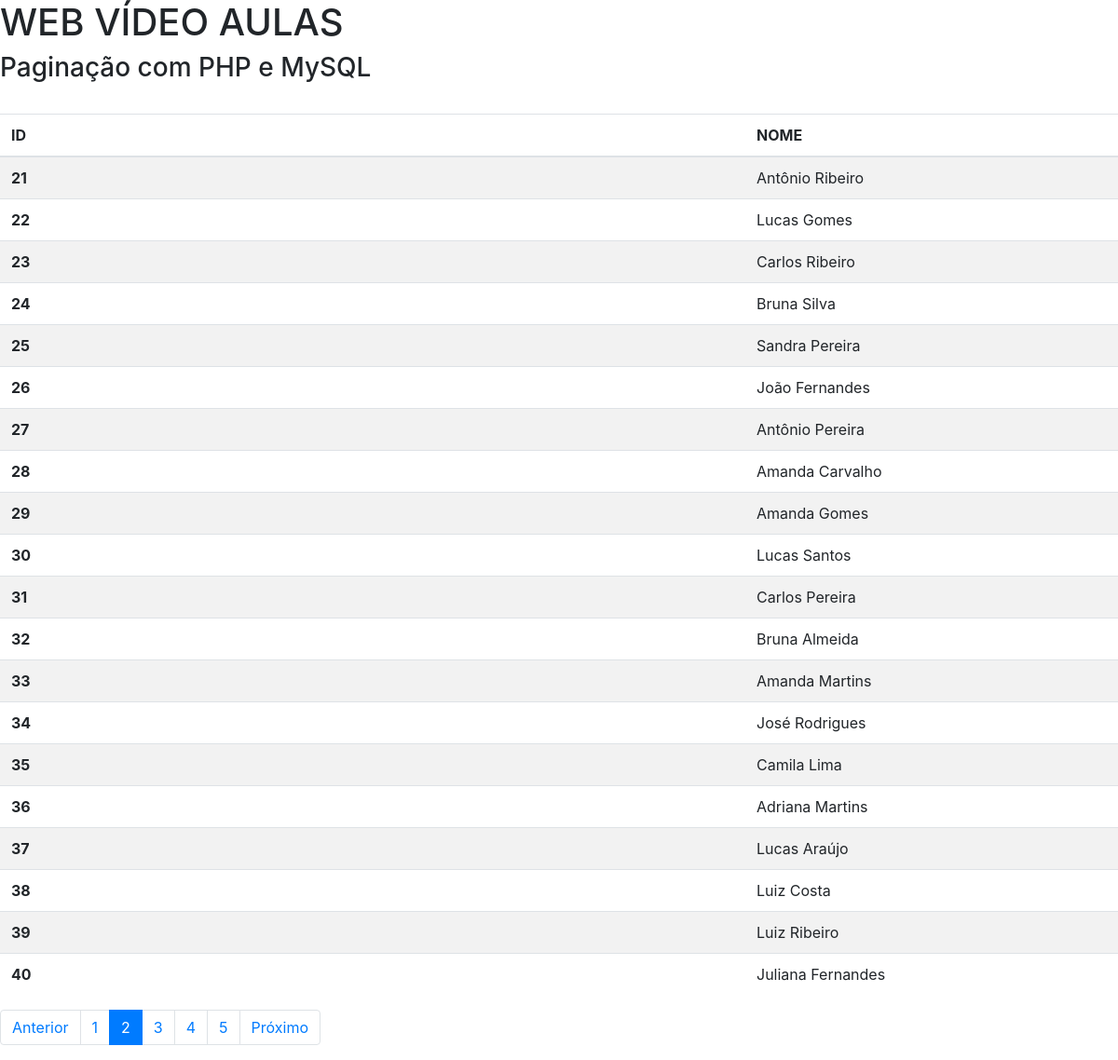
The page /?pagina=2 on the database its author committed.
### tables this page shows
CREATE TABLE `pessoas` (
  `id` int(11) NOT NULL,
  `nome` varchar(100) NOT NULL
);

### index.php (the view, shortened to what this page needs)
<?php
    require_once("./bdconnect.php");
    $pag = (isset($_GET['pagina']))?$_GET['pagina'] : 1;
    $busca = "SELECT *FROM pessoas";
    $todos = mysqli_query($conn, "$busca");
    $registros = "20";
    $tr = mysqli_num_rows($todos);
    $tp = ceil($tr/$registros);
    $inicio = ($registros*$pag)-$registros;
    $limite = mysqli_query($conn, "$busca LIMIT $inicio, $registros");
    $anterior = $pag -1;
    $proximo = $pag +1;
?>
<html>
    <head lang="pt-br">
        <link rel="stylesheet" href="https://stackpath.bootstrapcdn.com/bootstrap/4.1.3/css/bootstrap.min.css">
    </head>
    <body>
        <h1>WEB VÍDEO AULAS</h1>
        <h3>Paginação com PHP e MySQL</h3>
        <br />
        <table class="table table-striped table-hover table-md">
            <thead>
                <tr >
                    <th scope="col">ID</th>
                    <th class="col-sm-4" scope="col">NOME</th>
                </tr>
            </thead>
            <tbody>
                <?php
                while($dados = mysqli_fetch_array($limite)){
                    $id = $dados['id'];
                    $nome = $dados['nome'];
                ?>
                <tr>
                    <th scope="row"><?=$id?></th>
                    <td><?=$nome?></td>
                </tr>
                <?php }?>
            </tbody>
        </table>
        <nav aria-label="Navegação de página exemplo">
            <ul class="pagination">
                <?php
                if($pag >1){
                ?>
                <li class="page-item">
                <a class="page-link" href="?pagina=<?=$anterior;?>" aria-label="Anterior">
                        <span aria-hidden="true">Anterior</span>
                    </a>
                </li>
                <?php }?>
                <?php
                for($i=1; $i<=$tp; $i++){
                    if($pag == $i ){
                        echo "<li class='page-item active'><a class='page-link' href='?pagina=$i'>$i</a></li>";
                    }else{
                        echo "<li class='page-item'><a class='page-link' href='?pagina=$i'>$i</a></li>";
                    }
                }
                ?>
                <?php
                if($pag < $tp){
                ?>
                <li class="page-item">
                    <a class="page-link" href="?pagina=<?=$proximo;?>" aria-label="Próximo">
                        <span aria-hidden="true">Próximo</span>
                    </a>
                </li>
                <?php }?>
            </ul>
        </nav>
    </body>
</html>

### rows shown on the page
pessoas: id "21", nome "Antônio Ribeiro"
pessoas: id "22", nome "Lucas Gomes"
pessoas: id "23", nome "Carlos Ribeiro"
pessoas: id "24", nome "Bruna Silva"
pessoas: id "25", nome "Sandra Pereira"
pessoas: id "26", nome "João Fernandes"
pessoas: id "27", nome "Antônio Pereira"
pessoas: id "28", nome "Amanda Carvalho"
pessoas: id "29", nome "Amanda Gomes"
pessoas: id "30", nome "Lucas Santos"
pessoas: id "31", nome "Carlos Pereira"
pessoas: id "32", nome "Bruna Almeida"
pessoas: id "33", nome "Amanda Martins"
pessoas: id "34", nome "José Rodrigues"
pessoas: id "35", nome "Camila Lima"
pessoas: id "36", nome "Adriana Martins"
pessoas: id "37", nome "Lucas Araújo"
pessoas: id "38", nome "Luiz Costa"
pessoas: id "39", nome "Luiz Ribeiro"
pessoas: id "40", nome "Juliana Fernandes"
